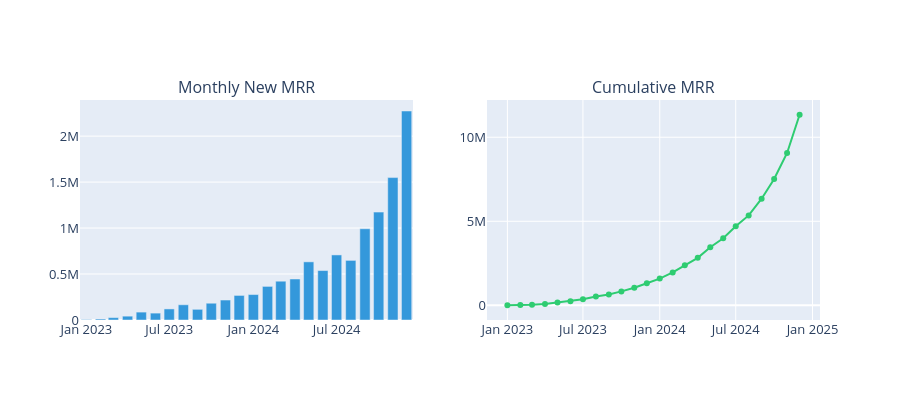

Here is the notebook cell this chart was saved with:
### Markdown cell above
## 2. MRR Growth Over Time
Monthly MRR trend from new subscriptions.

### Code cell
# Monthly MRR from start_date
subscriptions['month'] = subscriptions['start_date'].dt.to_period('M')

monthly_mrr = (subscriptions
               .groupby('month')['mrr_amount']
               .sum()
               .reset_index())
monthly_mrr['month_str'] = monthly_mrr['month'].astype(str)
monthly_mrr['cumulative_mrr'] = monthly_mrr['mrr_amount'].cumsum()

fig = make_subplots(
    rows=1, cols=2,
    subplot_titles=['Monthly New MRR', 'Cumulative MRR']
)

fig.add_trace(go.Bar(
    x=monthly_mrr['month_str'],
    y=monthly_mrr['mrr_amount'],
    marker_color='#3498db',
    name='Monthly MRR'
), row=1, col=1)

fig.add_trace(go.Scatter(
    x=monthly_mrr['month_str'],
    y=monthly_mrr['cumulative_mrr'],
    mode='lines+markers',
    line=dict(color='#2ecc71', width=2),
    name='Cumulative MRR'
), row=1, col=2)

fig.update_layout(
    height=400,
    font=dict(size=13),
    showlegend=False
)
fig.show()

### Figure 1 — Plotly figure (JSON) as saved in the notebook; plotly's stock layout.template omitted (floating-point values rounded to 4 significant figures)
{"data": [{"marker": {"color": "#3498db"}, "name": "Monthly MRR", "type": "bar", "x": ["2023-01", "2023-02", "2023-03", "2023-04", "2023-05", "2023-06", "2023-07", "2023-08", "2023-09", "2023-10", "2023-11", "2023-12", "2024-01", "2024-02", "2024-03", "2024-04", "2024-05", "2024-06", "2024-07", "2024-08", "2024-09", "2024-10", "2024-11", "2024-12"], "xaxis": "x", "y": [4684, 11079, 25885, 41788, 85919, 74987, 120422, 165621, 116222, 182518, 217219, 267264, 276933, 365442, 421916, 445858, 632549, 537758, 707816, 648426, 992366, 1173608, 1549040, 2273427], "yaxis": "y"}, {"line": {"color": "#2ecc71", "width": 2}, "mode": "lines+markers", "name": "Cumulative MRR", "type": "scatter", "x": ["2023-01", "2023-02", "2023-03", "2023-04", "2023-05", "2023-06", "2023-07", "2023-08", "2023-09", "2023-10", "2023-11", "2023-12", "2024-01", "2024-02", "2024-03", "2024-04", "2024-05", "2024-06", "2024-07", "2024-08", "2024-09", "2024-10", "2024-11", "2024-12"], "xaxis": "x2", "y": [4684, 15763, 41648, 83436, 169355, 244342, 364764, 530385, 646607, 829125, 1046344, 1313608, 1590541, 1955983, 2377899, 2823757, 3456306, 3994064, 4701880, 5350306, 6342672, 7516280, 9065320, 11338747], "yaxis": "y2"}], "layout": {"annotations": [{"font": {"size": 16}, "showarrow": false, "text": "Monthly New MRR", "x": 0.225, "xanchor": "center", "xref": "paper", "y": 1, "yanchor": "bottom", "yref": "paper"}, {"font": {"size": 16}, "showarrow": false, "text": "Cumulative MRR", "x": 0.775, "xanchor": "center", "xref": "paper", "y": 1, "yanchor": "bottom", "yref": "paper"}], "font": {"size": 13}, "height": 400, "showlegend": false, "xaxis": {"anchor": "y", "domain": [0, 0.45]}, "xaxis2": {"anchor": "y2", "domain": [0.55, 1]}, "yaxis": {"anchor": "x", "domain": [0, 1]}, "yaxis2": {"anchor": "x2", "domain": [0, 1]}}}
